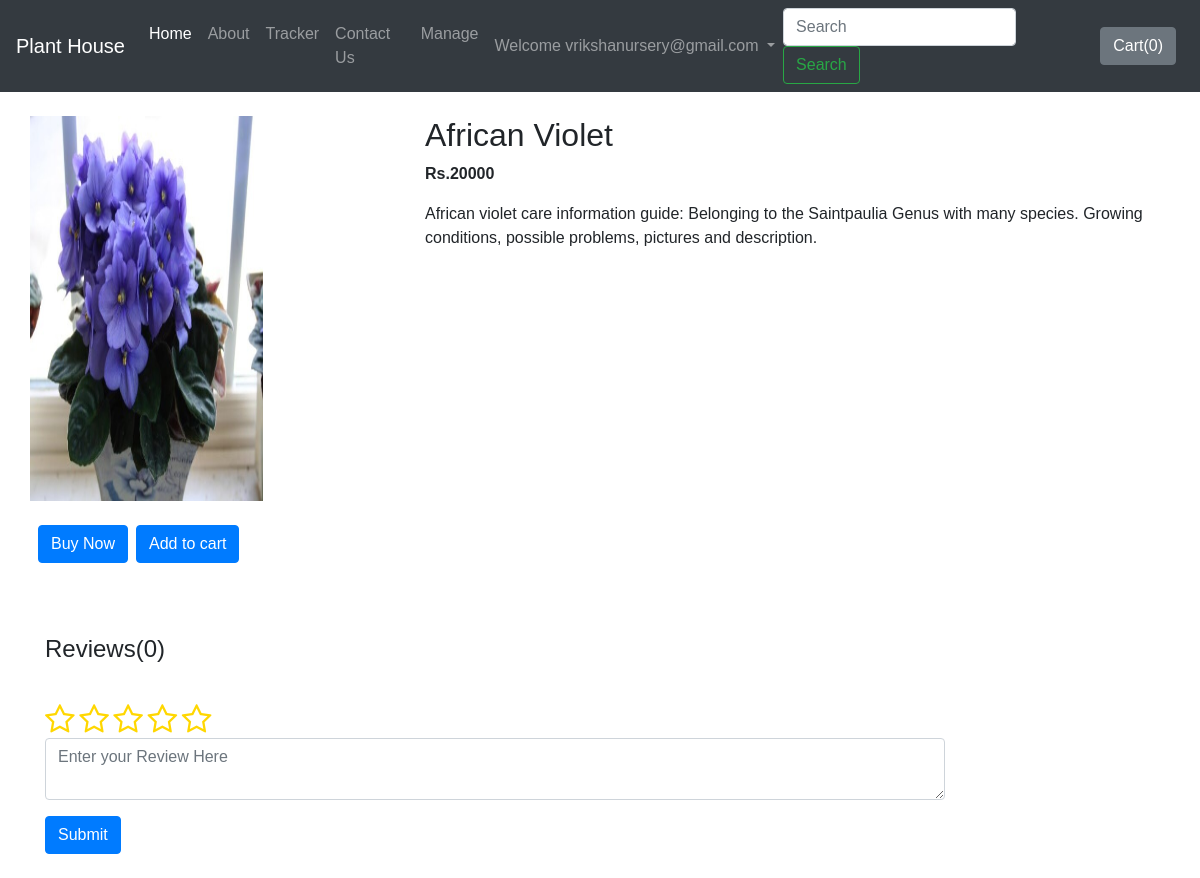
/shop/products/2 (signed in), run on the app's committed database.
### accounts/models.py (models this page shows, shortened)
class Account(AbstractBaseUser):
	email 					= models.EmailField(verbose_name="email", max_length=60, unique=True)
	username 				= models.CharField(max_length=30, unique=True)
	date_joined				= models.DateTimeField(verbose_name='date joined', auto_now_add=True)
	last_login				= models.DateTimeField(verbose_name='last login', auto_now=True)
	is_admin				= models.BooleanField(default=False)
	is_active				= models.BooleanField(default=True)
	is_staff				= models.BooleanField(default=False)
	is_superuser			= models.BooleanField(default=False)
	is_nurseryManager		= models.BooleanField(default=False)
	nursery_name			= models.CharField(max_length=50,default='',null=True,blank=True)
	USERNAME_FIELD = 'email'
	REQUIRED_FIELDS = ['username']
	objects = MyAccountManager()
	def __str__(self):
		return self.email

### nursery/models.py (models this page shows, shortened)
class Plant(models.Model):
    plantName = models.CharField(max_length=30)
    plantPrice = models.IntegerField()
    plantImage = models.ImageField(upload_to='nursery/images',default='')
    plantDesc = models.TextField()
    plantNursery = models.CharField(max_length=50,default='',blank=True,null=True)

### shop/views.py (the view)
# urls.py: path("products/<int:myid>",views.productview,name="ProductView"),
@login_required(login_url='/')
def productview(request,myid):
    product = Plant.objects.filter(id=myid)[0]
    reviews = ShopReview.objects.filter(product=product,parent=None)
    replies = ShopReview.objects.filter(product=product).exclude(parent=None)
    repDict = {}
    for reply in replies:
        if reply.parent.sno not in repDict.keys():
            repDict[reply.parent.sno] = [reply]
        else:
            repDict[reply.parent.sno].append(reply)
    product_all = Plant.objects.all()
    return render(request, 'shop/prodView.html',{'product':product,'product_all':product_all,'reviews':reviews,'replyDict':repDict})

### shop/templates/shop/prodView.html (shortened to what this page needs)
{% extends 'shop/basic.html' %} {% block title %}{{product.product_name}}Product View- Plant House{% endblock %}
{% block body %}
{% load humanize %}
<div class="container my-4">
    <div class="row">
        <div class="col-md-4">
            <div class="row">
                <img id="imagepr{{product.id}}" src="/media/{{product.plantImage}}" width="233px" height="385px">
            </div>
            <div class="row">
                <button class="btn btn-primary mx-2 my-4" id="buy_now">Buy Now</button>
                <span id="divpr{{product.id}}" class="divpr">
                    <button id="pr{{product.id}}" class="btn btn-primary cart my-4">Add to cart
                    </button></span>
            </div>
        </div>
        <div class="col-md-8">
            <h2 id="namepr{{product.id}}">{{product.plantName}}</h2>
            <b>
                <p id="pricepr{{product.id}}">Rs.{{product.plantPrice}}</p>
            </b>
            <p>{{product.plantDesc}}</p>
        </div>
    </div>
    <br><br>
    <h4>Reviews({{reviews.count}})</h4>
    <br>
    <div class="my-2">
        {% if user.is_authenticated %}
        <form action="postReview" method="post">{% csrf_token %}
            <div class="form-group">
                <div class="ratings">
                    <span class="fa fa-star-o"></span>
                    <span class="fa fa-star-o"></span>
                    <span class="fa fa-star-o"></span>
                    <span class="fa fa-star-o"></span>
                    <span class="fa fa-star-o"></span>
                </div>
                <textarea type="text" class="form-control" id='reviewInput' name="review"
                    placeholder="Enter your Review Here"></textarea>
            </div>
            <button type="submit" class="btn btn-primary">Submit</button>
        </form>
        {% else %}
        <h5>Please Login to post Review</h5><br>
        {% endif %}
    </div>
    {% for review in reviews %}
            {% load my_filters %}
            {% load convertInt %}
                {% load extras %}
    {% endfor %}
</div>
{% endblock %}

### shop/templates/shop/basic.html (shortened to what this page needs)
<!doctype html>
<html lang="en">
<head>
  <link rel="stylesheet" href="https://stackpath.bootstrapcdn.com/bootstrap/4.2.1/css/bootstrap.min.css"
>
  <link rel="stylesheet" type="text/css" href="https://stackpath.bootstrapcdn.com/font-awesome/4.7.0/css/font-awesome.min.css">
</head>
<body>
  <nav id="basicNavbar" class="navbar navbar-expand-lg navbar-dark bg-dark">
    <a class="navbar-brand" href="/shop" id="visible_mac">Plant House</a>
    <div class="collapse navbar-collapse" id="navbarSupportedContent">
      <ul class="navbar-nav mr-auto">
        <li class="nav-item active">
          <a class="nav-link" href="/shop">Home <span class="sr-only">(current)</span></a>
        </li>
        <li class="nav-item">
          <a class="nav-link" href="/shop/about">About</a>
        </li>
        <li class="nav-item">
          <a class="nav-link" href="/shop/tracker">Tracker</a>
        </li>
        <li class="nav-item">
          <a class="nav-link" href="/shop/contact">Contact Us</a>
        </li>
        {% if user.is_nurseryManager %}
        <li class="nav-item">
          <a class="nav-link" href="/nursery">Manage</a>
        </li>
        {% endif %}
      </ul>
      {% if user.is_authenticated %}
      <ul class="navbar-nav ml-auto">
        <li class="nav-item dropdown">
          <a class="nav-link dropdown-toggle" href="#" id="navbarDropdown" role="button" data-toggle="dropdown"
            aria-haspopup="true" aria-expanded="false">
            Welcome {{request.user}}
          </a>
        </li>
      </ul>
      {% endif %}
    </div>
  </nav>
  {% block body %}
  {% endblock %} {% load static %}
</body>
</html>

### data on the page
Account: user "vrikshanursery@gmail.com"
Plant: plantImage (picture), plantName "African Violet", plantPrice "20000", plantDesc "African violet care information guide: Belonging to the Saintpaulia Genus with many species. Growing conditions, possible problems, pictures and description."

### other printed values
{{ reviews.count }} "0"
